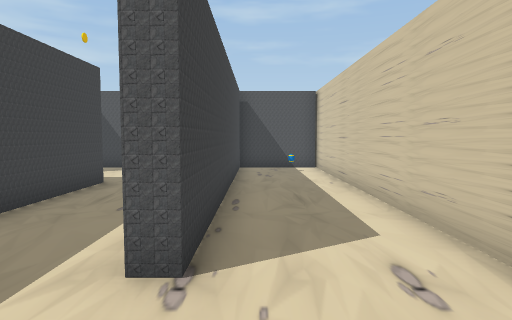
View 1 (above)

18 first-person views from a walk through a 3-D level made in the Unity game engine. The camera is 1.3 m above the floor, tilts 4° down and sees 75° across. The floor is counted in squares, 1 m on a side. Each view is taken from the middle of a square. On the plan, view 1 faces up. The plan holds only what a view shows up to about 14 squares ahead; the rest is blank. The player is left out. Some animated figures are left out.

View 2
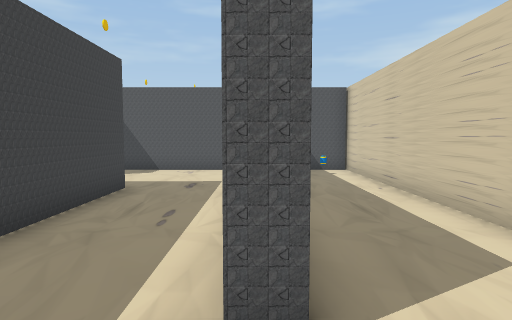

View 3
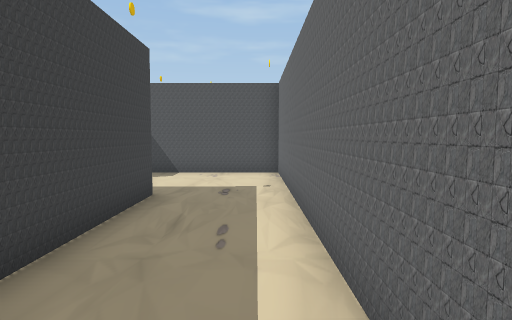

View 4
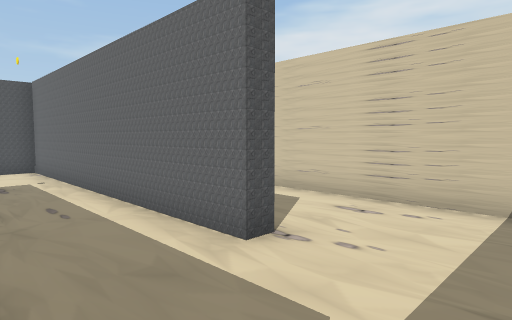

View 5
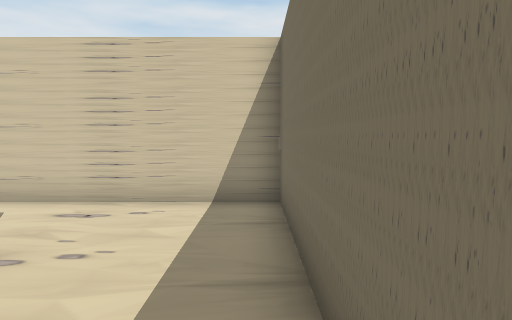

View 6
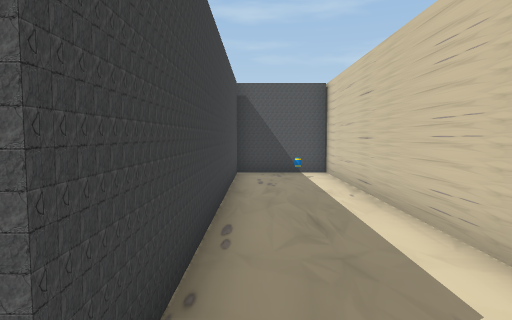

View 7
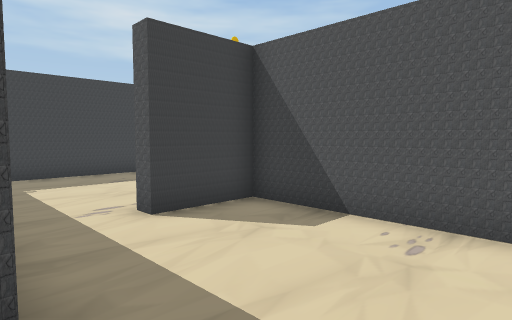

View 8
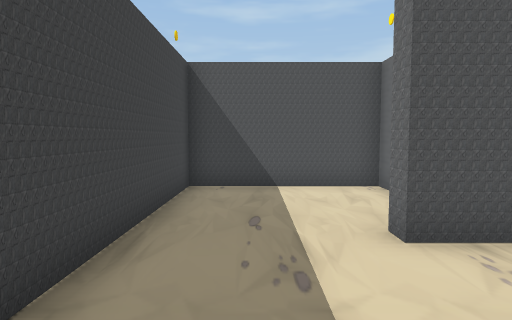

View 9
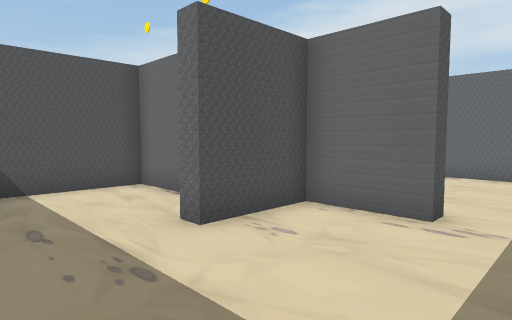

View 10
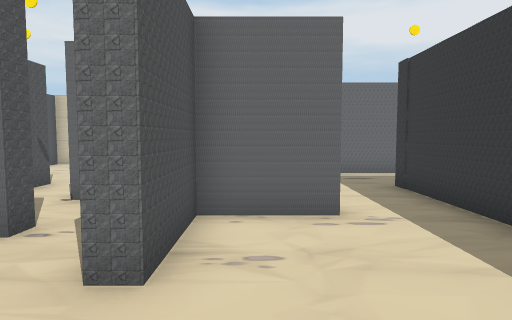

View 11
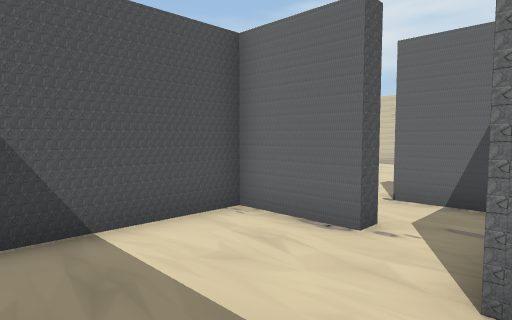

View 12
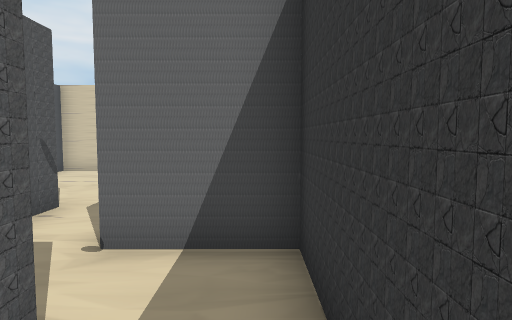

View 13
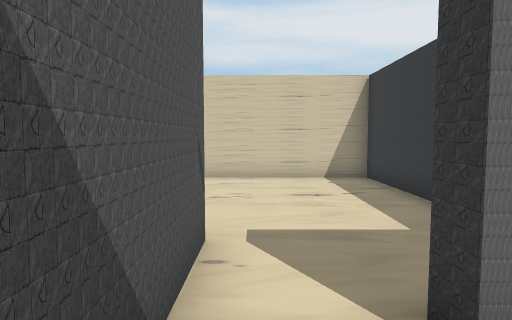

View 14
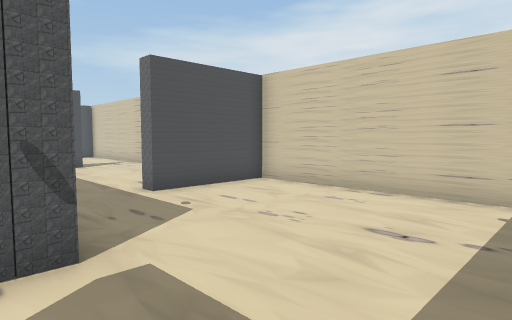

View 15
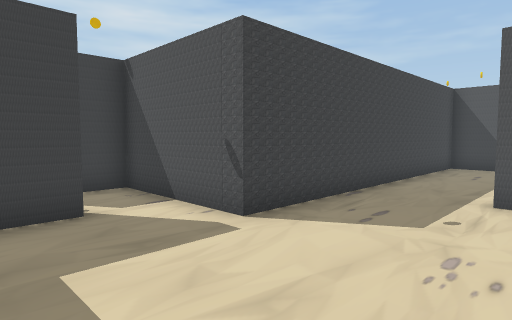

View 16
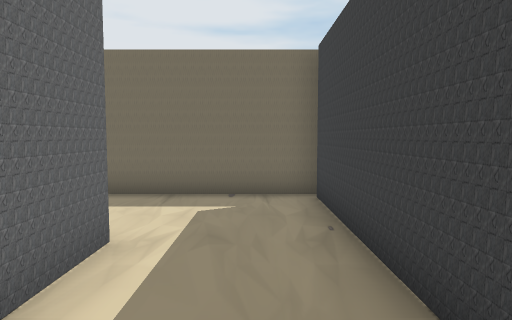

View 17
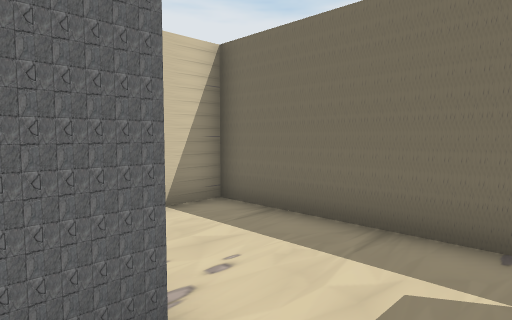

View 18
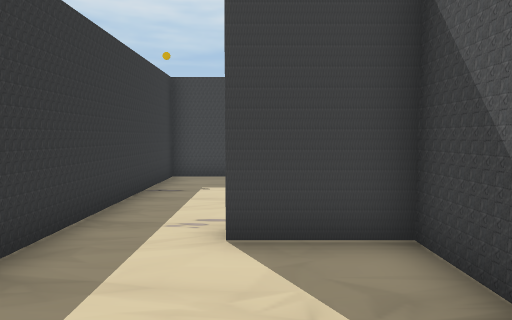

### Floor plan
Ten units are one square. View 1 is at (0, 0); x grows to the right and y downward. Boxes are objects, and circles mark ways between rooms. Rooms are numbered by the first view taken in them; rooms with no view inside come last. Other rooms are left out.
<svg viewBox="-142 -235 173 245">
<path fill="none" stroke="#000" d="M-75 -93 -43 -93 -43 1M-7 -140 -7 -30 -12 -30 -12 -140M-45 5 26 5 26 -140M25 -140 -71 -140 -71 -116 -76 -116M-88 -162 -88 -186 -137 -186 -137 -93 -75 -93M-76 -116 -76 -140 -102 -140 -102 -145M-82 -162 -88 -162M-94 -145 -62 -145 -62 -168M-66 -186 -83 -186 -83 -175M-15 -145 25 -145M-62 -168 -57 -168 -57 -156M26 -140 26 -223 -12 -223M-39 -226 -39 -186 -66 -186"/>
<rect x="5" y="-135" width="10" height="10" fill="#bbb"><title>other object</title></rect>
<circle cx="-70" cy="-105" r="3" fill="#2a7"/>
<circle cx="-90" cy="-155" r="3" fill="#2a7"/>
<circle cx="-60" cy="-175" r="3" fill="#2a7"/>
<text x="-20" y="-70">1</text>
<text x="-110" y="-140">2</text>
<text x="-80" y="-160">3</text>
<text x="-10" y="-180">4</text>
</svg>
Room 1 opens to room 2. Room 2 opens to room 3. Room 3 opens to room 4.

Where each view was taken, in squares from view 1:
view 1: 0 up, 0 right, facing up
view 2: 1 up, 1 left, facing up
view 3: 2 up, 2 left, facing up
view 4: 0 up, 4 left, facing up-right
view 5: 0 up, 4 left, facing right
view 6: 2 up, 0 right, facing up
view 7: 9 up, 2 left, facing up-left
view 8: 10 up, 12 left, facing up
view 9: 10 up, 13 left, facing up-right
view 10: 13 up, 13 left, facing right
view 11: 14 up, 13 left, facing up-right
view 12: 15 up, 10 left, facing right
view 13: 18 up, 8 left, facing right
view 14: 15 up, 5 left, facing up-right
view 15: 15 up, 0 right, facing up-left
view 16: 7 up, 3 left, facing down
view 17: 4 up, 3 left, facing down-right
view 18: 12 up, 3 left, facing left
